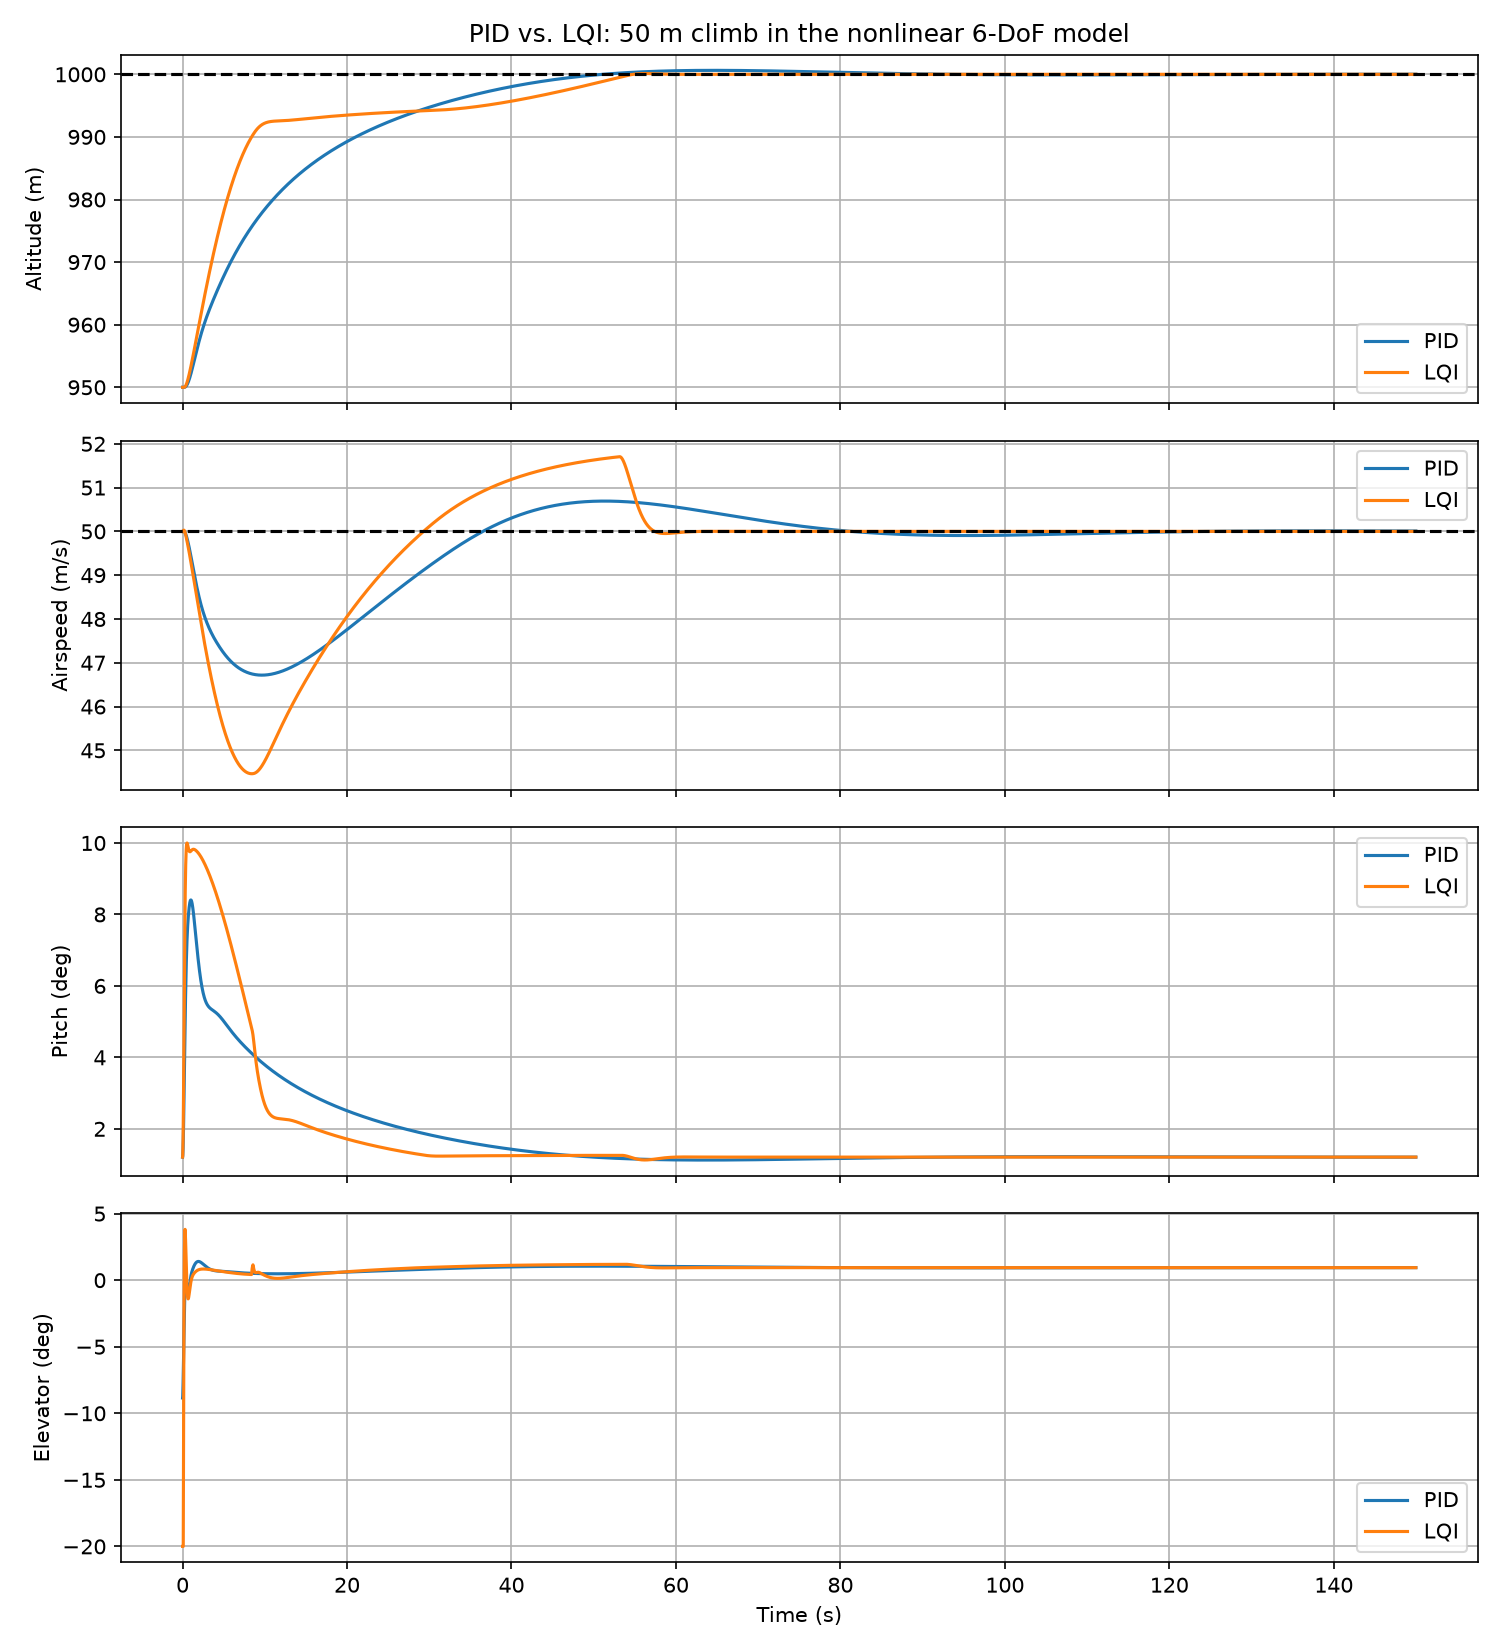

Generate this figure with Python:
"""Nonlinear closed-loop comparison: PID autopilot vs. LQI controller.

Scenario: start 50 m below the target altitude at trim airspeed and climb.
"""

import numpy as np
import matplotlib.pyplot as plt

from uavsim import quaternion as quat
from uavsim.aerodynamics import Controls
from uavsim.autopilot import Autopilot
from uavsim.dynamics import (
    constant_controls,
    make_dynamics,
    make_state,
    post_step,
    trim_level_flight,
)
from uavsim.integrators import rk4_step
from uavsim.linearize import linearize, longitudinal
from uavsim.lqr import lqr
from lqi_longitudinal import augment

TARGET_ALT = 1000.0
TARGET_SPEED = 50.0
START_ALT = 950.0
DT = 0.02
T_END = 150.0

E_H_MAX = 10.0                  # altitude error limit fed to the controller (m)
XI_V_MAX = 30.0                 # speed-integrator clamp (anti-windup)
MAX_ELEVATOR = np.radians(20.0)


class LQIController:
    """u = u_trim - K [u, w, q, theta, e_h, xi_v] (deviations from trim)."""

    def __init__(self, trim, K):
        self.trim = trim
        self.K = K
        self.x_trim = trim.state()
        self.xi_v = 0.0

    def update(self, y, dt):
        altitude = -y[2]
        airspeed = float(np.linalg.norm(y[3:6]))
        theta = quat.to_euler(y[6:10])[1]

        e_h = float(np.clip(TARGET_ALT - altitude, -E_H_MAX, E_H_MAX))
        self.xi_v = float(np.clip(self.xi_v + (TARGET_SPEED - airspeed) * dt, -XI_V_MAX, XI_V_MAX))

        x = np.array([
            y[3] - self.x_trim[3],
            y[5] - self.x_trim[5],
            y[11],
            theta - self.trim.pitch,
            e_h,
            self.xi_v,
        ])
        du = -self.K @ x
        elevator = float(np.clip(self.trim.elevator + du[0], -MAX_ELEVATOR, MAX_ELEVATOR))
        throttle = float(np.clip(self.trim.throttle + du[1], 0.0, 1.0))
        return Controls(elevator=elevator, throttle=throttle)


def simulate(controller, trim):
    y = make_state(TARGET_SPEED, trim.alpha, trim.pitch, START_ALT)
    n = int(T_END / DT)
    log = {k: [] for k in ("t", "alt", "spd", "pitch", "alpha", "elev", "thr")}
    for i in range(n):
        t = i * DT
        c = controller.update(y, DT)
        log["t"].append(t)
        log["alt"].append(-y[2])
        log["spd"].append(float(np.linalg.norm(y[3:6])))
        log["pitch"].append(np.degrees(quat.to_euler(y[6:10])[1]))
        log["alpha"].append(np.degrees(np.arctan2(y[5], y[3])))
        log["elev"].append(np.degrees(c.elevator))
        log["thr"].append(c.throttle)
        f = make_dynamics(constant_controls(c))
        y = post_step(rk4_step(f, t, y, DT))
    return {k: np.array(v) for k, v in log.items()}


def metrics(name, d):
    err = d["alt"] - TARGET_ALT
    outside = np.where(np.abs(err) > 2.0)[0]
    settle = d["t"][outside[-1] + 1] if len(outside) and outside[-1] + 1 < len(d["t"]) else (0.0 if not len(outside) else float("nan"))
    print(f"{name:4s} | overshoot {max(0.0, err.max()):6.2f} m | settling(2 m) {settle:6.1f} s | "
          f"final alt err {err[-1]:7.3f} m | final speed err {d['spd'][-1] - TARGET_SPEED:6.3f} m/s | "
          f"min speed {d['spd'].min():5.1f} m/s | max alpha {d['alpha'].max():5.2f} deg")


def main():
    trim = trim_level_flight(TARGET_SPEED, TARGET_ALT)

    A, B, _, _ = linearize(trim)
    A_lon, B_lon = longitudinal(A, B)
    A_aug, B_aug = augment(A_lon, B_lon, TARGET_SPEED)
    Q = np.diag([0.1, 1.0, 1.0, 10.0, 0.5, 0.5])
    R = np.diag([100.0, 1.0])
    K, _, _ = lqr(A_aug, B_aug, Q, R)

    pid = simulate(Autopilot(trim, TARGET_ALT, TARGET_SPEED), trim)
    lqi = simulate(LQIController(trim, K), trim)

    metrics("PID", pid)
    metrics("LQI", lqi)

    fig, axes = plt.subplots(4, 1, figsize=(10, 11), sharex=True)
    for d, label in ((pid, "PID"), (lqi, "LQI")):
        axes[0].plot(d["t"], d["alt"], label=label)
        axes[1].plot(d["t"], d["spd"], label=label)
        axes[2].plot(d["t"], d["pitch"], label=label)
        axes[3].plot(d["t"], d["elev"], label=label)
    axes[0].axhline(TARGET_ALT, color="k", linestyle="--")
    axes[1].axhline(TARGET_SPEED, color="k", linestyle="--")
    axes[0].set_ylabel("Altitude (m)")
    axes[0].set_title("PID vs. LQI: 50 m climb in the nonlinear 6-DoF model")
    axes[1].set_ylabel("Airspeed (m/s)")
    axes[2].set_ylabel("Pitch (deg)")
    axes[3].set_ylabel("Elevator (deg)")
    axes[3].set_xlabel("Time (s)")
    for ax in axes:
        ax.grid(True)
        ax.legend()
    fig.tight_layout()
    fig.savefig("examples/lqi_vs_pid.png", dpi=150)
    print("Saved examples/lqi_vs_pid.png")
    plt.show()


if __name__ == "__main__":
    main()
